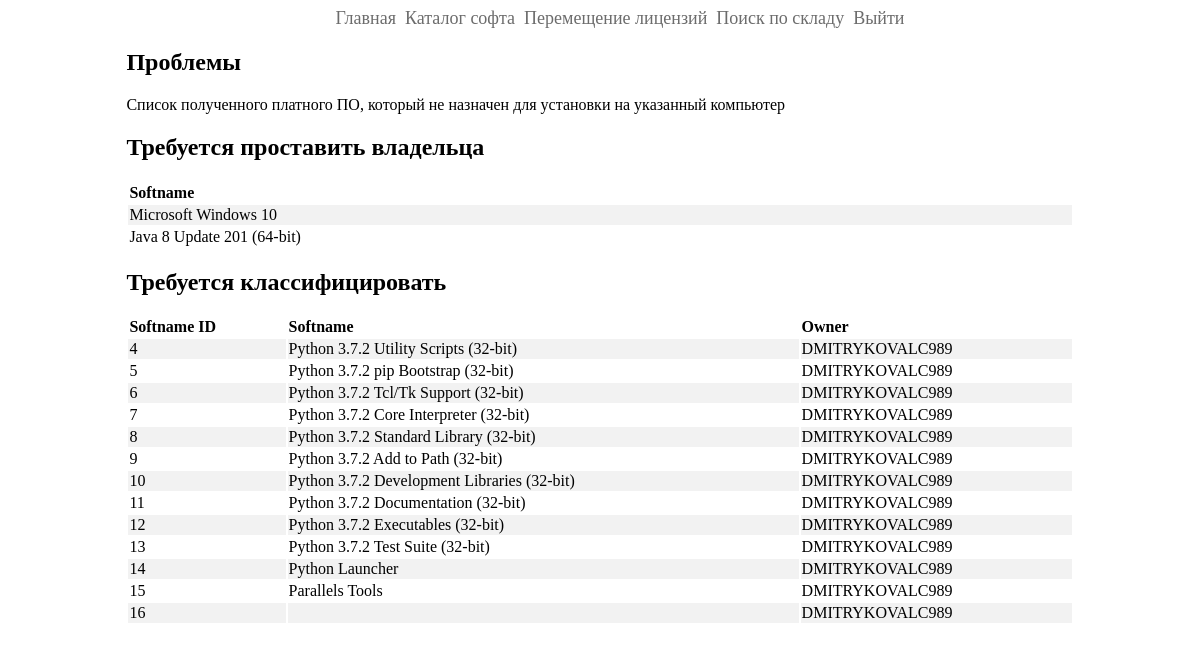
The app's page / (signed in), older data.
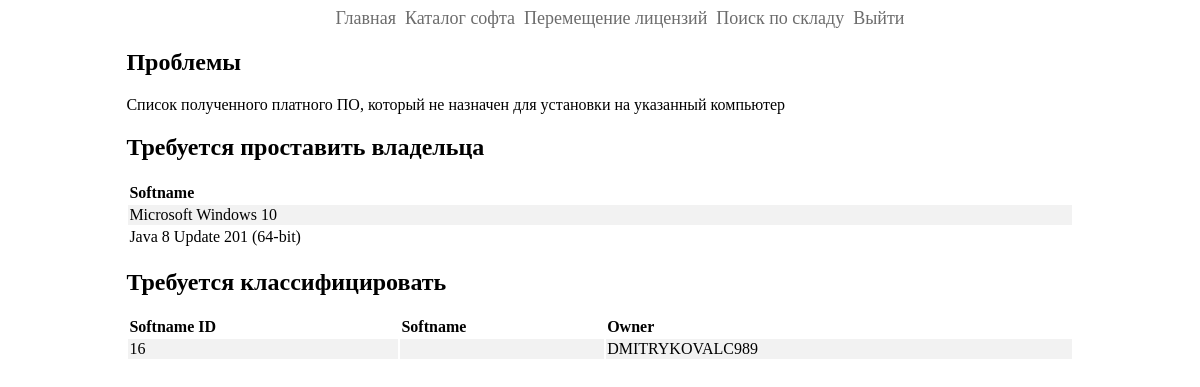
The same page, newer data.
### softwareapp/models.py (models this page shows, shortened)
class Software(models.Model):
    class Meta:
        verbose_name = "Софт"
        verbose_name_plural = "Софт"
    name = models.CharField("Название", max_length=128)
    category = models.ForeignKey(Category, verbose_name='Категория', on_delete=models.CASCADE, blank=True)
    license_term = models.ForeignKey(LicenseTerm, verbose_name='Срок лицензии', on_delete=models.CASCADE, blank=True)
    license_key = models.TextField("Лицензионный ключ", max_length=128, blank=True)
    owner = models.ForeignKey(Warehouse, verbose_name='Владелец', on_delete=models.CASCADE, default=3)

### warehouseapp/models.py (models this page shows)
class Warehouse(models.Model):
    name = models.CharField(verbose_name='Название склада', max_length=128)
    warehouse_type = models.ForeignKey(
        WarehouseType, verbose_name='Тип склада', on_delete=models.CASCADE, blank=True)
    class Meta:
        verbose_name = "Склад"
        verbose_name_plural = "Склады"
    def __str__(self):
        return self.name

### softwareapp/views.py (the view)
# urls.py: path('', authapp.main, name='main')
@login_required
def main(request):
    unknown_owner = Software.objects.filter(owner=Warehouse.objects.get(name='Нераспределенное ПО').id)
    unknown_category = Software.objects.filter(category=Category.objects.get(name='Unknown').id)
    content = {
        'unknown_owner': unknown_owner,
        'unknown_category': unknown_category
    }
    return render(request, 'softwareapp/base.html', content)

### templates/softwareapp/base.html (shortened to what this page needs)
{%  load static%}
<!DOCTYPE html>
<html lang="en">
<head>
        <link rel="stylesheet" type="text/css" href="{% static 'softwareapp/css/style.css' %}"/>
</head>
<body>
    <div class="container">
        <div class="header">
            {% block menu %}
                {% include 'softwareapp/includes/inc_menu.html' %}
            {% endblock %}
        </div>
    {% block content %}
        <h2>Проблемы</h2>
        Список полученного платного ПО, который не назначен для установки на указанный компьютер
        <div class="product_catalog">
        <h2>Требуется проставить владельца</h2>
            <table class="output">
                <tr>
                   <td><b>Softname</b></td>
                </tr>
                {% for itm in unknown_owner %}
                <tr>
                   <td>{{ itm.name }}</td>
                </tr>
                {% endfor %}
            </table>
        <h2>Требуется классифицировать</h2>
            <table class="output">
                <tr>
                   <td><b>Softname ID</b></td>
                   <td><b>Softname</b></td>
                   <td><b>Owner</b></td>
               </tr>
                {% for itm in unknown_category %}
                <tr>
                   <td class="id"><a href="{% url 'softwareapp:software_details' itm.id %}">{{ itm.id }}</a></td>
                   <td>{{ itm.name }}</td>
                   <td>{{ itm.owner }}</td>
                </tr>
                {% endfor %}
            </table>
        </div>
        {% endblock %}
    </div>
</body>
</html>

Row changes from the older to the newer data that the page shows:
no longer on this page (row edited): Software: id "4", name "Python 3.7.2 Utility Scripts (32-bit)", owner "DMITRYKOVALC989", shown under "Требуется классифицировать"
no longer on this page (row edited): Software: id "5", name "Python 3.7.2 pip Bootstrap (32-bit)", owner "DMITRYKOVALC989", shown under "Требуется классифицировать"
no longer on this page (row edited): Software: id "6", name "Python 3.7.2 Tcl/Tk Support (32-bit)", owner "DMITRYKOVALC989", shown under "Требуется классифицировать"
no longer on this page (row edited): Software: id "7", name "Python 3.7.2 Core Interpreter (32-bit)", owner "DMITRYKOVALC989", shown under "Требуется классифицировать"
no longer on this page (row edited): Software: id "8", name "Python 3.7.2 Standard Library (32-bit)", owner "DMITRYKOVALC989", shown under "Требуется классифицировать"
no longer on this page (row edited): Software: id "9", name "Python 3.7.2 Add to Path (32-bit)", owner "DMITRYKOVALC989", shown under "Требуется классифицировать"
no longer on this page (row edited): Software: id "10", name "Python 3.7.2 Development Libraries (32-bit)", owner "DMITRYKOVALC989", shown under "Требуется классифицировать"
no longer on this page (row edited): Software: id "11", name "Python 3.7.2 Documentation (32-bit)", owner "DMITRYKOVALC989", shown under "Требуется классифицировать"
no longer on this page (row edited): Software: id "12", name "Python 3.7.2 Executables (32-bit)", owner "DMITRYKOVALC989", shown under "Требуется классифицировать"
no longer on this page (row edited): Software: id "13", name "Python 3.7.2 Test Suite (32-bit)", owner "DMITRYKOVALC989", shown under "Требуется классифицировать"
no longer on this page (row edited): Software: id "14", name "Python Launcher", owner "DMITRYKOVALC989", shown under "Требуется классифицировать"
no longer on this page (row edited): Software: id "15", name "Parallels Tools", owner "DMITRYKOVALC989", shown under "Требуется классифицировать"
